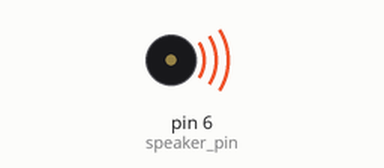
The sketch below on a simulated Arduino Uno, built with avr-gcc and run on an emulated ATmega328P. On the bench: buzzer (waves = sounding).

Above: at 0.1 s.
At 5.1 s:
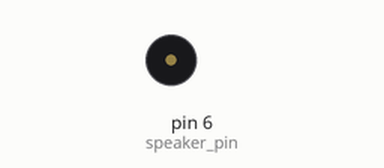
Timing chart, 0 to 6.6 s (numbered marks = the images above):
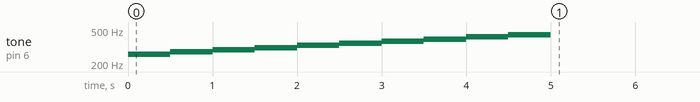

The sketch:

tone.ino
```cpp
int speaker_pin = 6;

int num_tones = 10;
int tones[] = {261, 277, 294, 311, 330, 349, 370, 392, 415, 440, 880};

int ldr_tone = 0;

void setup() {
    for (int i=0; i< num_tones; i++) {
        tone(speaker_pin, tones[i]);
        delay(500);
    }
    noTone(speaker_pin);
}

void loop() {
}
```
